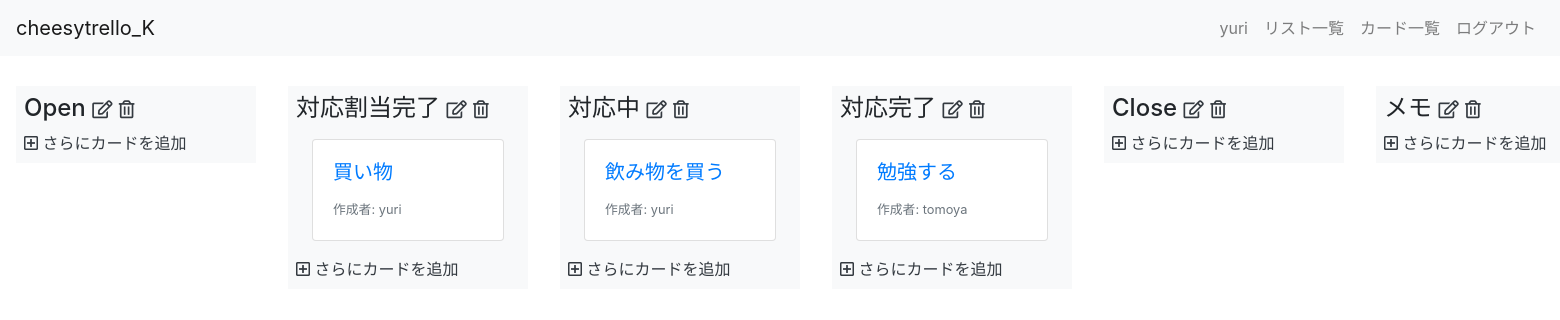
The page /kanban/home/ (signed in) on the database its author committed.
### kanban/models.py (models this page shows, shortened)
class List(models.Model):
    title = models.CharField(max_length=200)
    user = models.ForeignKey(User, on_delete=models.CASCADE)

class Card(models.Model):
    title = models.CharField(max_length=200)
    description = models.TextField()
    user = models.ForeignKey(User, on_delete=models.CASCADE)
    list = models.ForeignKey(List, on_delete=models.CASCADE)

### kanban/views.py (the view)
# urls.py: path("home/", views.HomeView.as_view(), name="home"), # 追加
class HomeView(LoginRequiredMixin, ListView):
    model = List
    template_name = "kanban/home.html"

### kanban/templates/kanban/home.html (shortened to what this page needs)
{% extends "kanban/base.html" %}
{% block content %}
<div class="container-fluid home">
  <div class="row flex-nowrap">
    {% for list in list_list %}
    <div class="bg-light m-3 p-2 list">
      <h4>{{ list.title }}
        <a href="{% url 'kanban:lists_update' list.pk %}" class="text-dark"><i class="far fa-edit fa-xs"></i></a>
        <a href="{% url 'kanban:lists_delete' list.pk %}" class="text-dark"><i class="far fa-trash-alt fa-xs"></i></a>
      </h4>
      {% for card in list.card_set.all %}
      <a href="{% url 'kanban:cards_detail' card.pk %}" class="card m-3">
        <div class="card-body">
          <h5 class="card-title">{{ card.title }}</h5>
          <footer>
            <small class="text-muted">作成者: {{ card.user.username }}</small>
          </footer>
        </div>
      </a>
      {% endfor %}
      <a href="{% url 'kanban:cards_create' %}" class="text-dark"><i class="far fa-plus-square"></i> さらにカードを追加</a>
    </div>
    {% endfor %}
  </div>
</div>
{% endblock %}

### kanban/templates/kanban/base.html (shortened to what this page needs)
{% load static %}
<!doctype html>
<html lang="ja">
  <head>
    <link rel="stylesheet" href="https://stackpath.bootstrapcdn.com/bootstrap/4.3.1/css/bootstrap.min.css">
    <link href="https://use.fontawesome.com/releases/v5.6.1/css/all.css" rel="stylesheet">
    <link rel="stylesheet" type="text/css" href="{% static 'kanban/custom.css' %}">
  </head>
  <body>
    <header>
      <nav class="navbar navbar-expand-lg navbar-light bg-light fixed-top">
        {% if request.user.is_authenticated %}
        <a class="navbar-brand" href="{% url 'kanban:home' %}">cheesytrello_K</a>
        {% else %}
        <a class="navbar-brand" href="{% url 'kanban:index' %}">cheesytrello_K</a>
        {% endif %}
        <div class="collapse navbar-collapse" id="navbarSupportedContent">
          <ul class="navbar-nav">
            {% if request.user.is_authenticated %}
            <li class="nav-item">
              <a class="nav-link" href="{% url 'kanban:users_detail' request.user.pk %}">{{ request.user.username }}</a>
            </li>
            <li class="nav-item">
              <a class="nav-link" href="{% url 'kanban:lists_list' %}">リスト一覧</a>
            </li>
            <li class="nav-item">
              <a class="nav-link" href="{% url 'kanban:cards_list' %}">カード一覧</a>
            </li>
            <li class="nav-item">
              <a class="nav-link" href="{% url 'logout' %}">ログアウト</a>
            </li>
            {% endif %}
          </ul>
        </div>
      </nav>
    </header>
    <main>
      {% block content %}
      {% endblock %}
    </main>
  </body>
</html>

### kanban/static/kanban/custom.css (style rules this page uses)
body { padding-top: 70px; }
.home { display: table-cell !important; }
.list { width: 240px; height: 100%; }

### kanban/templates/kanban/home.html (style rules this page uses)
body { padding-top: 70px; }

### rows shown on the page
List: title "Open"
List: title "対応割当完了"
Card: title "買い物", user.username "yuri"
List: title "対応中"
Card: title "飲み物を買う", user.username "yuri"
List: title "対応完了"
Card: title "勉強する", user.username "tomoya"
List: title "Close"
List: title "メモ"

### other values the page prints
{{ request.user.username }} "yuri"
